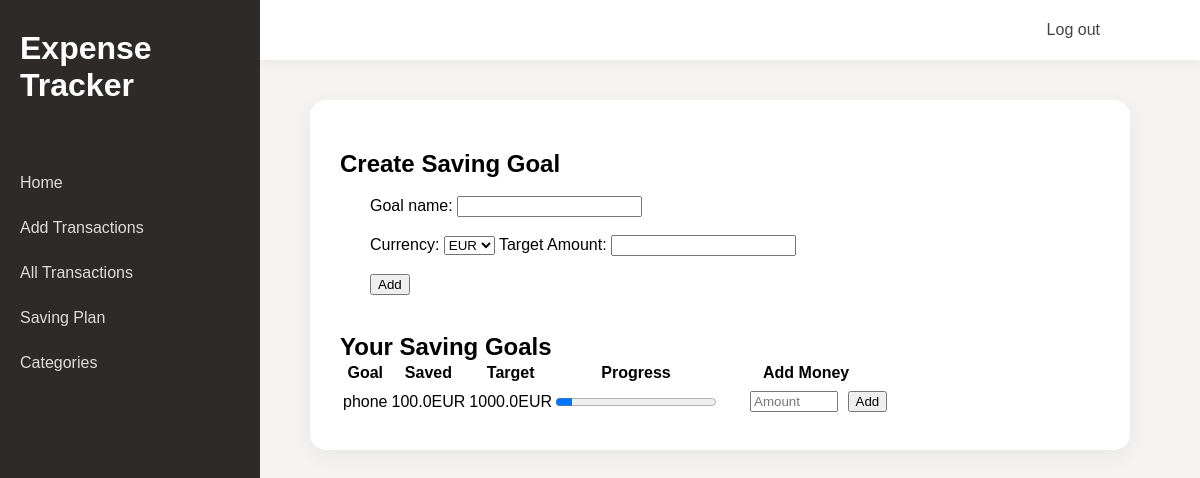
The page /saving (signed in) on the database its author committed.
### tables this page shows
CREATE TABLE saving_goals (
    id INTEGER PRIMARY KEY AUTOINCREMENT,
    user_id TEXT NOT NULL,
    goal_name TEXT NOT NULL,
    target_amount REAL NOT NULL,
    current_amount REAL DEFAULT 0,
    currency TEXT NOT NULL
);

### app.py (the view, shortened to what this page needs)
@app.route("/saving", methods=["GET", "POST"])
@login_required
def saving():
    form = SavingGoalForm()
    db = get_db()
    goals = db.execute("""SELECT * FROM saving_goals
                       WHERE user_id = ?
                       """, (session["user_id"],))
    db.commit()
    return render_template("saving.html", goals=goals, form=form)

### forms.py
class SavingGoalForm(FlaskForm):
    goal_name = StringField("Goal name: ", validators=[InputRequired()])
    target_amount = FloatField("Target Amount: ", validators=[InputRequired()])
    currency = SelectField("Currency: ", choices=["EUR", "CNY"], validators=[InputRequired()])
    submit = SubmitField("Add")

### app.py (called while the page is built)
@app.before_request
def load_logged_in_user():
    g.user = session.get("user_id", None)

def login_required(view):
    @wraps(view)
    def wrapped_view(*args, **kwargs):
        if g.user is None:
            return redirect(url_for("login", next=request.url))
        return view(*args, **kwargs)
    return wrapped_view

### database.py (called while the page is built)
def get_db():
    if "db" not in g:
        g.db = sqlite3.connect(DATABASE,
            detect_types=sqlite3.PARSE_DECLTYPES
        )
        g.db.row_factory = sqlite3.Row
    return g.db

### templates/saving.html (shortened to what this page needs)
{% extends "base.html" %}
{% block main_content %}
<h2>Create Saving Goal</h2>
<br>
<form action="" method="post">
    {{ form.goal_name.label }}
    {{ form.goal_name() }}
    <br>
    <br>
    {{ form.currency.label }}
    {{ form.currency() }}
    {{ form.target_amount.label }}
    {{ form.target_amount() }}
    <br>
    <br>
    {{ form.submit() }}
</form>
<br>
<h2>Your Saving Goals</h2>
<table>
    <tr>
        <th>Goal</th>
        <th>Saved</th>
        <th>Target</th>
        <th>Progress</th>
        <th>Add Money</th>
    </tr>
    {% for goal in goals %}
    <tr>
        <td>{{ goal.goal_name }}</td>
        <td>{{ goal.current_amount }}{{ goal.currency }}</td>
        <td>{{ goal.target_amount }}{{ goal.currency }}</td>
        <td><progress value="{{ goal.current_amount }}" max="{{ goal.target_amount }}"></progress></td>
        <td>
            <form action="{{ url_for('add_saving', goal_id=goal.id)}}" method="post">
                <input type="number" name="amount" step="0.01" placeholder="Amount">
                <button type="submit">Add</button>
            </form>
        </td>
    </tr>
    {% endfor %}
</table>
{% endblock %}

### static/styles.css (style rules this page uses)
* { margin: 0; font-family: sans-serif; }
html { background-color: #f5f2f2; }
h2 { font-size: 24px; margin-top: 20px; }
button { margin: 5px; }
table input { width: 80px; }
form { margin-left: 30px; }

### rows shown on the page
saving_goals: goal_name "phone", current_amount "100.0", currency "EUR", target_amount "1000.0"
